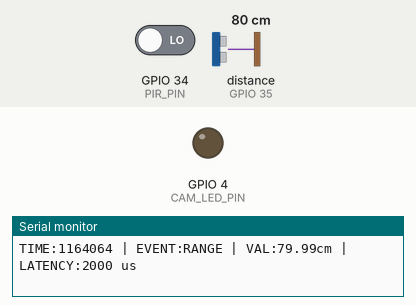
Simulated run of this sketch. Board: ESP32. Shown: output pins drawn as LEDs (lit = HIGH), the last lines printed to the serial monitor. Wiring (inferred from the names in the program): ultrasonic range finder: trigger GPIO 5; echo GPIO 35. The test bench sets the inputs (shaded band); at power-on: GPIO 34 (PIR_PIN) LOW, distance to the obstacle (sensor on GPIO 35) 80 cm. The echo pulse lasts 58.3 µs per cm; pins used as bus, display or sensor lines are not drawn.

Above: at 1.2 s.
1.3 s: GPIO 34 (PIR_PIN) driven HIGH
At 1.53 s:
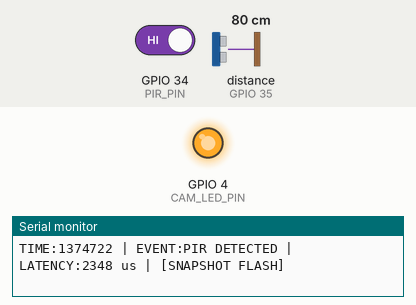
Timing chart, 0 to 4.3 s (numbered marks = the images above; inputs shaded):
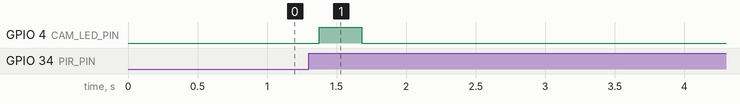

The sketch:

unit1_sensing_hub.ino
```cpp
/**
 * @file unit1_sensing_hub.ino
 * @brief Unit 1: Multi-Modal Sensing & Telemetry Hub (ESP32 FreeRTOS)
 * @details FreeRTOS dual-core firmware for low-cost ISAC multi-modal testbed.
 *          - Core 1: Sensor acquisition (HC-SR04 Ultrasonic + PIR Motion Sensor)
 *          - Core 0: Real-time telemetry processing & alert dispatch via inter-task FreeRTOS queue
 */

#include <Arduino.h>

// Sensor & LED Pins
#define TRIG_PIN      5
#define ECHO_PIN      35
#define PIR_PIN       34
#define CAM_LED_PIN   4

// Serial Communication Ports
#define GPS_RX_PIN    16
#define GPS_TX_PIN    17
#define LORA_RX_PIN   26
#define LORA_TX_PIN   27

// Data structure for the FreeRTOS Queue
struct SensorEvent {
  uint8_t type; // 1 = Ultrasonic Range, 2 = PIR Motion
  unsigned long timestamp;
  float value;
};

QueueHandle_t sensorQueue;
bool lastPirState = LOW;

// CORE 1 TASK: Sensing (Polling both Ultrasonic and PIR)
void sensingTask(void *pvParameters) {
  pinMode(TRIG_PIN, OUTPUT);
  pinMode(ECHO_PIN, INPUT);
  pinMode(PIR_PIN, INPUT);

  while(1) {
    // 1. Poll Ultrasonic
    digitalWrite(TRIG_PIN, LOW);
    delayMicroseconds(2);
    digitalWrite(TRIG_PIN, HIGH);
    delayMicroseconds(10);
    digitalWrite(TRIG_PIN, LOW);

    long duration = pulseIn(ECHO_PIN, HIGH, 30000);
    float distance = (duration == 0) ? -1.0 : (duration * 0.0343) / 2.0;

    SensorEvent evRange = {1, micros(), distance};
    xQueueSend(sensorQueue, &evRange, portMAX_DELAY);

    // 2. Poll PIR (Bypasses the emulator interrupt crash)
    bool currentPirState = digitalRead(PIR_PIN);
    if (currentPirState == HIGH && lastPirState == LOW) {
      SensorEvent evPir = {2, micros(), 1.0};
      xQueueSend(sensorQueue, &evPir, portMAX_DELAY);
    }
    lastPirState = currentPirState;

    vTaskDelay(pdMS_TO_TICKS(100)); // Cycle every 100ms
  }
}

// CORE 0 TASK: Telemetry (Processing Queue)
void telemetryTask(void *pvParameters) {
  pinMode(CAM_LED_PIN, OUTPUT);
  SensorEvent ev;

  while(1) {
    if (xQueueReceive(sensorQueue, &ev, portMAX_DELAY)) {
      unsigned long processTime = micros();
      unsigned long latency = processTime - ev.timestamp;

      if (ev.type == 2) {
        digitalWrite(CAM_LED_PIN, HIGH);
        Serial.printf("TIME:%lu | EVENT:PIR DETECTED | LATENCY:%lu us | [SNAPSHOT FLASH]\n", processTime, latency);
        vTaskDelay(pdMS_TO_TICKS(300));
        digitalWrite(CAM_LED_PIN, LOW);
      }
      else if (ev.type == 1) {
        Serial.printf("TIME:%lu | EVENT:RANGE | VAL:%.2fcm | LATENCY:%lu us\n", processTime, ev.value, latency);
      }
    }
  }
}

void setup() {
  Serial.begin(115200);
  Serial.println("UNIT 1: Emulator-Safe FreeRTOS Hub Initialized.");

  sensorQueue = xQueueCreate(10, sizeof(SensorEvent));

  xTaskCreatePinnedToCore(sensingTask, "Sensing", 4096, NULL, 2, NULL, 1);
  xTaskCreatePinnedToCore(telemetryTask, "Telemetry", 4096, NULL, 1, NULL, 0);
}

void loop() {
  vTaskDelete(NULL);
}
```

Measured:
- after the input at 1.3 s, GPIO 4 (CAM_LED_PIN): LOW → HIGH after 0.07 s, → LOW 0.31 s later
